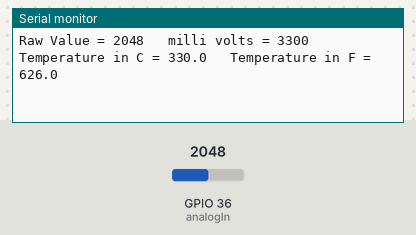
The sketch below on a simulated ESP32. Shown: the last lines printed to the serial monitor. The inputs (shaded band) are chosen by the test bench; at power-on: GPIO 36 (analogIn) = 2048.

Above: at 1.3 s.
1.4 s: GPIO 36 (analogIn) set to 2866
At 2.0 s:
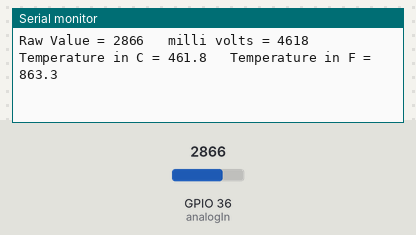
2.9 s: GPIO 36 (analogIn) set to 3603
At 3.6 s:
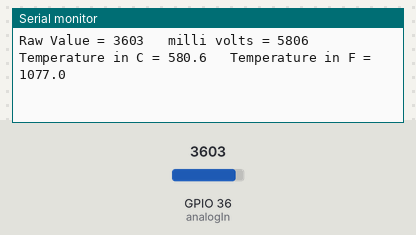
Timing chart, 0 to 5.9 s (numbered marks = the images above; inputs shaded):
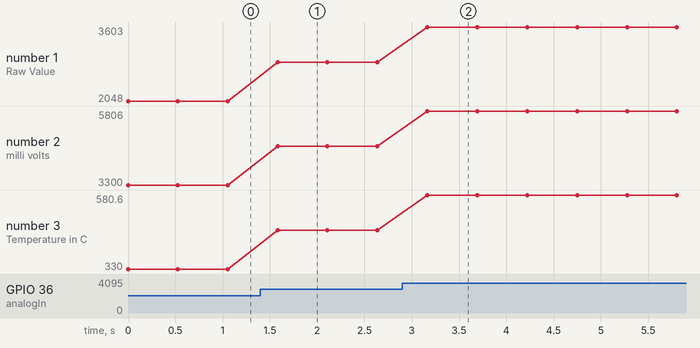

Measured:
- after the input at 1.4 s, the serial monitor: prints a new line after 0.18 s (image 1)
- after the input at 2.9 s, the serial monitor: prints a new line after 0.26 s (image 2)
- plotted number 1: 2048 → 2866 after the input at 1.4 s, 2866 → 3603 after the input at 2.9 s
- plotted number 2: 3300 → 4618 after the input at 1.4 s, 4618 → 5806 after the input at 2.9 s
- plotted number 3: 330 → 461.8 after the input at 1.4 s, 461.8 → 580.6 after the input at 2.9 s

The sketch:

lm35.ino
```cpp
const int analogIn = A0;

int RawValue= 0;
double Voltage = 0;
double tempC = 0;
double tempF = 0;

void setup(){
Serial.begin(9600);
}

void loop(){

RawValue = analogRead(analogIn);
Voltage = (RawValue / 2048.0) * 3300; // 5000 to get millivots.
tempC = Voltage * 0.1;
tempF = (tempC * 1.8) + 32; // conver to F
Serial.print("Raw Value = " ); // shows pre-scaled value
Serial.print(RawValue);
Serial.print("\t milli volts = "); // shows the voltage measured
Serial.print(Voltage,0); //
Serial.print("\t Temperature in C = ");
Serial.print(tempC,1);
Serial.print("\t Temperature in F = ");
Serial.println(tempF,1);
delay(500);
}
```
